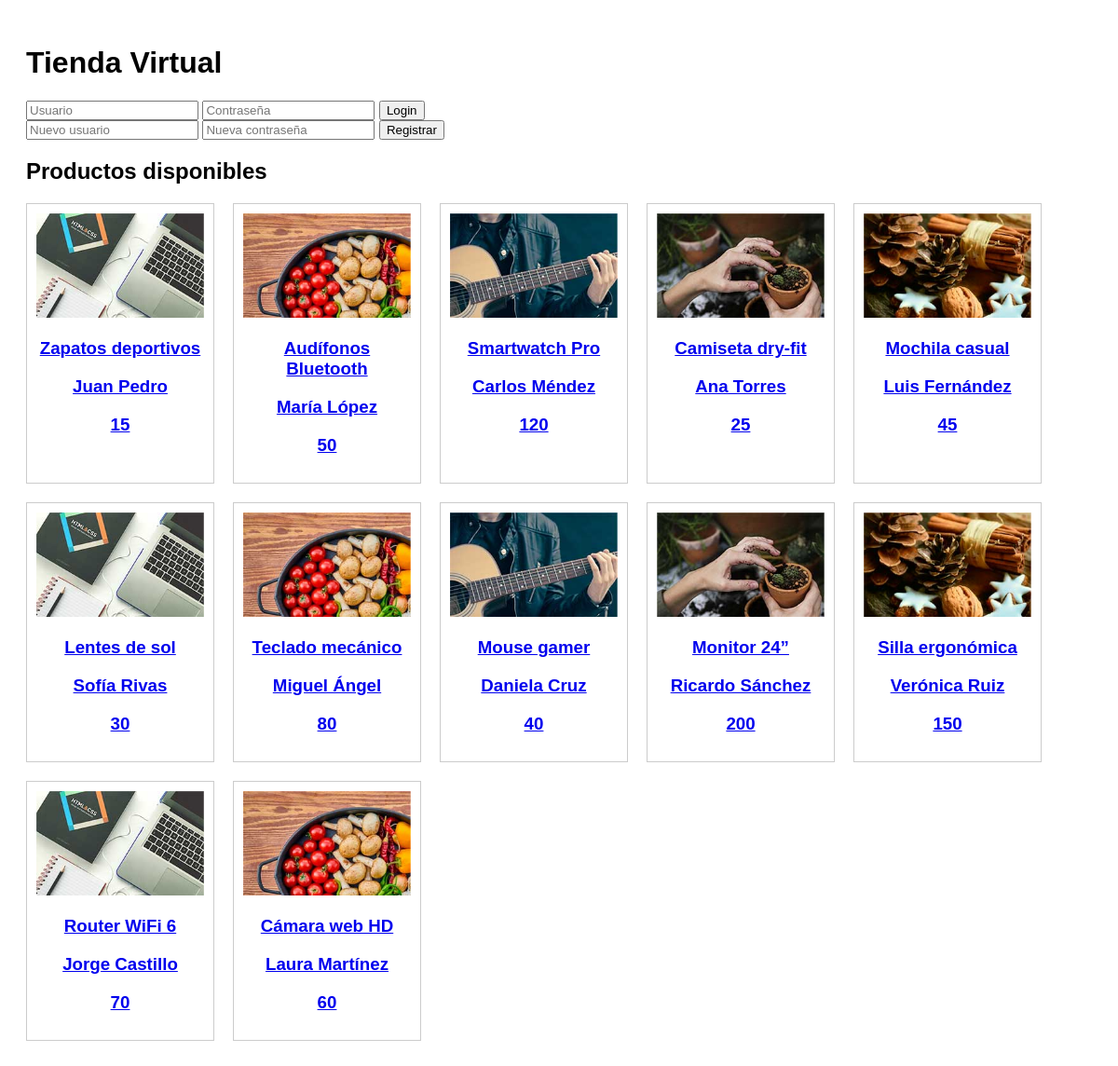
The page / on the database its author committed.
### tables this page shows
CREATE TABLE productos (
    id INTEGER PRIMARY KEY AUTOINCREMENT,
    nombre TEXT NOT NULL,
    precio INT NOT NULL,
    vendedor TEXT NOT NULL,
    imagen TEXT NOT NULL
);

### app.py (the view)
@app.route('/')
def index():
    db = get_db()
    productos = db.execute('SELECT * FROM productos').fetchall()
    return render_template('index.html', productos=productos, usuario=session.get('username'))

### app.py (called while the page is built)
def get_db():
    conn = sqlite3.connect(DATABASE)
    conn.row_factory = sqlite3.Row
    return conn

### templates/index.html (shortened to what this page needs)
<!DOCTYPE html>
<html lang="es">
<head>
    <link rel="stylesheet" href="{{ url_for('static', filename='style.css') }}">
</head>
<body>
    <header>
        <h1>Tienda Virtual</h1>
        {% if usuario %}
        <p>Bienvenido, {{ usuario }} | <a href="{{ url_for('logout') }}">Cerrar sesión</a></p>
        {% else %}
        <form action="/login" method="POST">
            <input type="text" name="username" placeholder="Usuario" required>
            <input type="password" name="password" placeholder="Contraseña" required>
            <button type="submit">Login</button>
        </form>
        <form action="/register" method="POST">
            <input type="text" name="username" placeholder="Nuevo usuario" required>
            <input type="password" name="password" placeholder="Nueva contraseña" required>
            <button type="submit">Registrar</button>
        </form>
        {% endif %}
    </header>
    <main>
        <h2>Productos disponibles</h2>
        <div class="productos">
            {% for p in productos %}
            <div class="producto">
                <a href="{{ url_for('producto', producto_id=p.id) }}">
                    <img src="{{ url_for('static', filename=p.imagen) }}" alt="{{ p.name }}">
                    <h3>{{ p.nombre }}</h3>
                    <h3>{{ p.vendedor }}</h3>
                    <h3>{{ p.precio }}</h3>
                </a>
            </div>
            {% endfor %}
        </div>
    </main>
</body>
</html>

### static/style.css (style rules this page uses)
body { font-family: Arial, sans-serif; padding: 20px; }
.productos { display: flex; flex-wrap: wrap; gap: 20px; }
.producto { border: 1px solid #ccc; padding: 10px; width: 180px; text-align: center; }
.producto img { width: 100%; height: auto; }

### rows shown on the page
productos: imagen (picture), nombre "Zapatos deportivos", vendedor "Juan Pedro", precio "15"
productos: imagen (picture), nombre "Audífonos Bluetooth", vendedor "María López", precio "50"
productos: imagen (picture), nombre "Smartwatch Pro", vendedor "Carlos Méndez", precio "120"
productos: imagen (picture), nombre "Camiseta dry-fit", vendedor "Ana Torres", precio "25"
productos: imagen (picture), nombre "Mochila casual", vendedor "Luis Fernández", precio "45"
productos: imagen (picture), nombre "Lentes de sol", vendedor "Sofía Rivas", precio "30"
productos: imagen (picture), nombre "Teclado mecánico", vendedor "Miguel Ángel", precio "80"
productos: imagen (picture), nombre "Mouse gamer", vendedor "Daniela Cruz", precio "40"
productos: imagen (picture), nombre "Monitor 24”", vendedor "Ricardo Sánchez", precio "200"
productos: imagen (picture), nombre "Silla ergonómica", vendedor "Verónica Ruiz", precio "150"
productos: imagen (picture), nombre "Router WiFi 6", vendedor "Jorge Castillo", precio "70"
productos: imagen (picture), nombre "Cámara web HD", vendedor "Laura Martínez", precio "60"
